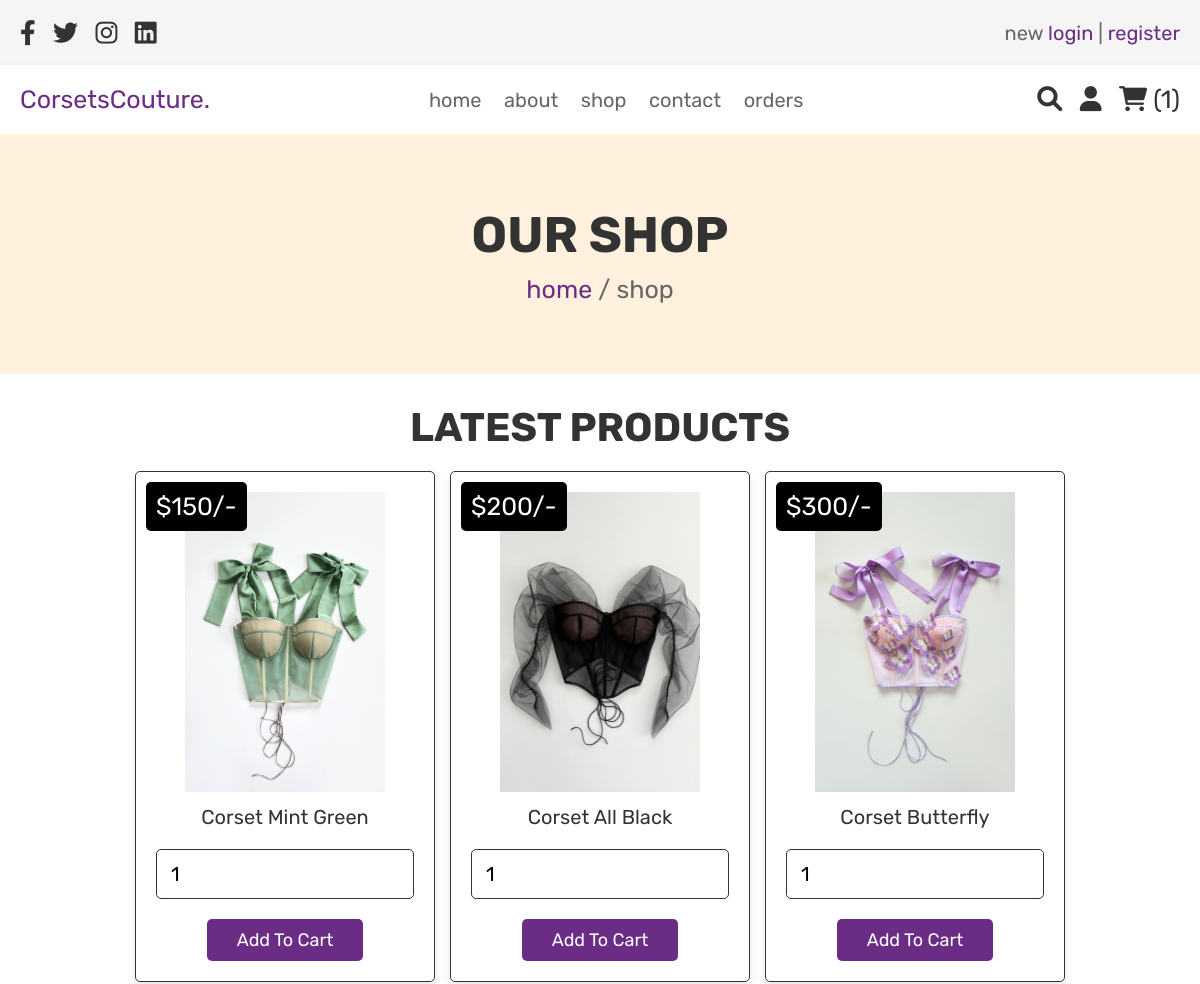
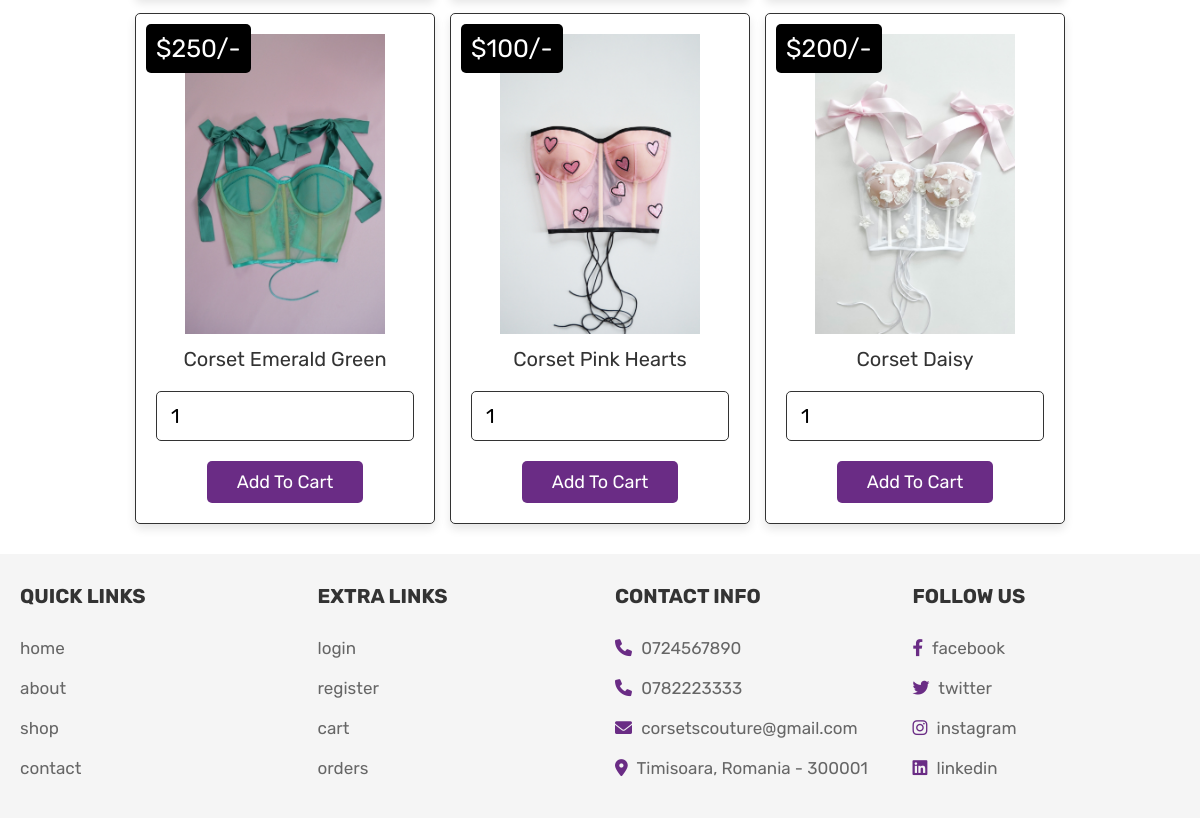
/shop.php (signed in), run on the app's committed database (2 pictures, top to bottom).
### tables this page shows
CREATE TABLE `products` (
  `id` int(100) NOT NULL,
  `name` varchar(100) NOT NULL,
  `price` int(100) NOT NULL,
  `image` varchar(100) NOT NULL
);

### shop.php (the view, shortened to what this page needs)
<?php
include 'config.php';
?>
<!DOCTYPE html>
<html lang="en">
<head>
   <link rel="stylesheet" href="https://cdnjs.cloudflare.com/ajax/libs/font-awesome/6.0.0/css/all.min.css">
   <link rel="stylesheet" href="css/style.css">
</head>
<body>
<?php include 'header.php'; ?>
<div class="heading">
   <h3>our shop</h3>
   <p> <a href="home.php">home</a> / shop </p>
</div>
<section class="products">
   <h1 class="title">latest products</h1>
   <div class="box-container">
      <?php
         $select_products = mysqli_query($conn, "SELECT * FROM `products`") or die('query failed');
         if(mysqli_num_rows($select_products) > 0){
            while($fetch_products = mysqli_fetch_assoc($select_products)){
      ?>
     <form action="" method="post" class="box">
      <img class="image" src="uploaded_img/<?php echo $fetch_products['image']; ?>" alt="">
      <div class="name"><?php echo $fetch_products['name']; ?></div>
      <div class="price">$<?php echo $fetch_products['price']; ?>/-</div>
      <input type="number" min="1" name="product_quantity" value="1" class="qty">
      <input type="submit" value="add to cart" name="add_to_cart" class="btn">
     </form>
      <?php
         }
      }else{
         echo '<p class="empty">no products added yet!</p>';
      }
      ?>
   </div>
</section>
<?php include 'footer.php'; ?>
</body>
</html>

### css/style.css (style rules this page uses)
:root { --purple:#6a2c85; --red:#000000; --orange:#f39c12; --black:#333; --white:#fff; --light-color:#666; --light-white:#ccc; --light-bg:#f5f5f5; --border:.1rem solid var(--black); --box-shadow:0 .5rem 1rem rgba(0,0,0,.1); }
* { font-family: 'Rubik', sans-serif; margin:0; padding:0; box-sizing: border-box; outline: none; border:none; text-decoration: none; transition:all .2s linear; }
html { font-size: 62.5%; overflow-x: hidden; }
section { padding:3rem 2rem; }
.title { text-align: center; margin-bottom: 2rem; text-transform: uppercase; color:var(--black); font-size: 4rem; }
.btn, .option-btn, .delete-btn, .white-btn { display: inline-block; margin-top: 1rem; padding:1rem 3rem; cursor: pointer; color:var(--white); font-size: 1.8rem; border-radius: .5rem; text-transform: capitalize; }
.white-btn, .btn { background-color: var(--purple); }
.heading { min-height: 30vh; display: flex; flex-flow: column; align-items: center; justify-content: center; gap:1rem; background-color: rgb(255, 241, 221); background-size: cover; background-position: center; text-align: center; }
.heading h3 { font-size: 5rem; color:var(--black); text-transform: uppercase; }
.heading p { font-size: 2.5rem; color:var(--light-color); }
.heading p a { color:var(--purple); }
.products .box-container { max-width: 1200px; margin:0 auto; display: grid; grid-template-columns: repeat(auto-fit, 30rem); align-items: flex-start; gap:1.5rem; justify-content: center; }
.products .box-container .box { border-radius: .5rem; background-color: var(--white); box-shadow: var(--box-shadow); padding:2rem; text-align: center; border:var(--border); position: relative; }
.products .box-container .box .image { height: 30rem; }
.products .box-container .box .name { padding:1rem 0; font-size: 2rem; color:var(--black); }
.products .box-container .box .qty { width: 100%; padding:1.2rem 1.4rem; border-radius: .5rem; border:var(--border); margin:1rem 0; font-size: 2rem; }
.products .box-container .box .price { position: absolute; top:1rem; left:1rem; border-radius: .5rem; padding:1rem; font-size: 2.5rem; color:var(--white); background-color: var(--red); }

### data on the page
products: image (picture), name "Corset Mint Green", price "150"
products: image (picture), name "Corset All Black", price "200"
products: image (picture), name "Corset Butterfly", price "300"
products: image (picture), name "Corset Emerald Green", price "250"
products: image (picture), name "Corset Pink Hearts", price "100"
products: image (picture), name "Corset Daisy", price "200"

### other printed values
$cart_rows_number "1"
